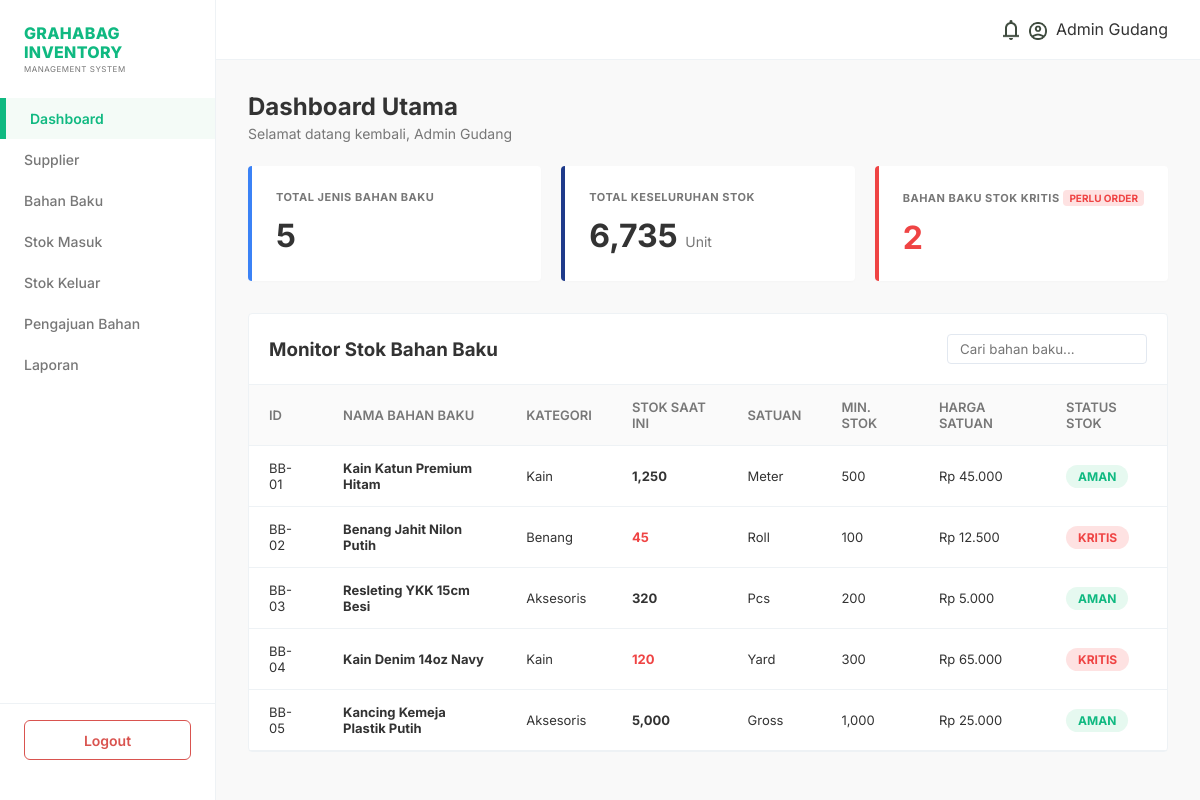
/pages/dashboard.php (signed in), run on the app's committed database.
### tables this page shows
CREATE TABLE material (
    material_id INT AUTO_INCREMENT PRIMARY KEY,
    category_id INT NOT NULL,
    material_name VARCHAR(100) NOT NULL,
    stock INT NOT NULL DEFAULT 0,
    unit VARCHAR(255) NOT NULL,
    minimum_stock INT NOT NULL DEFAULT 0,
    price DECIMAL(10,2) NOT NULL,
    FOREIGN KEY (category_id) REFERENCES category_id(category_id)
);

CREATE TABLE category_id (
    category_id INT AUTO_INCREMENT PRIMARY KEY,
    category_name VARCHAR(50) NOT NULL
);

### pages/dashboard.php (the view, shortened to what this page needs)
<?php
require_once '../includes/db_connect.php';
require_once '../includes/header.php';
require_once '../includes/sidebar.php';
$total_jenis_res = $conn->query("SELECT COUNT(*) as total FROM material");
$total_jenis = $total_jenis_res->fetch_assoc()['total'];
$total_stok_res = $conn->query("SELECT SUM(stock) as total FROM material");
$total_stok = $total_stok_res->fetch_assoc()['total'] ?? 0;
$stok_kritis_res = $conn->query("SELECT COUNT(*) as total FROM material WHERE stock <= minimum_stock");
$stok_kritis = $stok_kritis_res->fetch_assoc()['total'];
$query_material = "SELECT m.*, c.category_name FROM material m
                   JOIN category_id c ON m.category_id = c.category_id";
$materials = $conn->query($query_material);
?>
<div class="dashboard-header">
    <h1 class="page-title">Dashboard Utama</h1>
    <p class="welcome-text">Selamat datang kembali, <?php echo $_SESSION['full_name']; ?></p>
</div>
<div class="summary-cards">
    <div class="card card-blue">
        <h3>TOTAL JENIS BAHAN BAKU</h3>
        <p class="card-value"><?php echo $total_jenis; ?></p>
    </div>
    <div class="card card-dark-blue">
        <h3>TOTAL KESELURUHAN STOK</h3>
        <p class="card-value"><?php echo number_format($total_stok); ?> <span class="card-unit">Unit</span></p>
    </div>
    <div class="card card-red">
        <div class="card-red-header">
            <h3>BAHAN BAKU STOK KRITIS</h3>
            <span class="badge-order">PERLU ORDER</span>
        </div>
        <p class="card-value value-red"><?php echo $stok_kritis; ?></p>
    </div>
</div>
<div class="content-table-wrapper">
    <div class="table-header-actions">
        <h3>Monitor Stok Bahan Baku</h3>
        <div class="search-sub-box">
            <input type="text" id="tableSearch" placeholder="Cari bahan baku...">
        </div>
    </div>
    <table class="data-table">
        <thead>
            <tr>
                <th>ID</th>
                <th>NAMA BAHAN BAKU</th>
                <th>KATEGORI</th>
                <th>STOK SAAT INI</th>
                <th>SATUAN</th>
                <th>MIN. STOK</th>
                <th>HARGA SATUAN</th>
                <th>STATUS STOK</th>
            </tr>
        </thead>
        <tbody>
            <?php while($row = $materials->fetch_assoc()):
                $is_kritis = $row['stock'] <= $row['minimum_stock'];
                $status_class = $is_kritis ? 'badge-critical' : 'badge-safe';
                $status_text = $is_kritis ? 'KRITIS' : 'AMAN';
                $stock_class = $is_kritis ? 'text-danger-bold' : 'text-normal-bold';
            ?>
            <tr>
                <td>BB-0<?php echo $row['material_id']; ?></td>
                <td><strong><?php echo $row['material_name']; ?></strong></td>
                <td><?php echo $row['category_name']; ?></td>
                <td class="<?php echo $stock_class; ?>"><?php echo number_format($row['stock']); ?></td>
                <td><?php echo $row['unit']; ?></td>
                <td><?php echo number_format($row['minimum_stock']); ?></td>
                <td>Rp <?php echo number_format($row['price'], 0, ',', '.'); ?></td>
                <td><span class="pill-stok <?php echo $status_class; ?>"><?php echo $status_text; ?></span></td>
            </tr>
            <?php endwhile; ?>
        </tbody>
    </table>
</div>
</body>
</html>

### assets/style.css (style rules this page uses)
:root { --main-green: #10b981; --light-green: #76c800; --pale-white: #f9f9f9; --light-gray: #f4f4f4; --accent-blue: #4fa3f7; --text-main: #333333; --text-secondary: #777777; --error-red: #d9534f; --success-green: #5cb85c; --border-color: #eef2f5; }
* { box-sizing: border-box; margin: 0; padding: 0; font-family: 'Inter', sans-serif; }
body { background-color: var(--pale-white); color: var(--text-main); }
.dashboard-header { margin-bottom: 24px; }
.page-title { font-size: 24px; font-weight: 700; }
.welcome-text { font-size: 14px; color: var(--text-secondary); margin-top: 4px; }
.summary-cards { display: grid; grid-template-columns: repeat(3, 1fr); gap: 20px; margin-bottom: 32px; }
.card { background: #ffffff; padding: 24px; border-radius: 4px; border-left: 4px solid var(--accent-blue); box-shadow: 0 1px 3px rgba(0,0,0,0.02); }
.card h3 { font-size: 11px; color: var(--text-secondary); letter-spacing: 0.5px; }
.card-value { font-size: 32px; font-weight: 700; margin-top: 12px; }
.card-blue { border-left-color: #3b82f6; }
.card-dark-blue { border-left-color: #1e3a8a; }
.card-red { border-left-color: #ef4444; }
.card-red-header { display: flex; justify-content: space-between; align-items: center; }
.badge-order { background-color: #fee2e2; color: #ef4444; font-size: 10px; font-weight: 700; padding: 2px 6px; border-radius: 4px; }
.value-red { color: #ef4444; }
.card-unit { font-size: 14px; color: var(--text-secondary); font-weight: normal; }
.content-table-wrapper { background: #ffffff; border: 1px solid var(--border-color); border-radius: 4px; }
.table-header-actions { padding: 20px; display: flex; justify-content: space-between; align-items: center; border-bottom: 1px solid var(--border-color); }
.search-sub-box input { padding: 6px 12px; border-radius: 4px; border: 1px solid #e2e8f0; width: 200px; }
.data-table { width: 100%; border-collapse: collapse; text-align: left; font-size: 13px; }
.data-table th { background-color: #fafafa; padding: 14px 20px; font-weight: 600; color: var(--text-secondary); border-bottom: 1px solid var(--border-color); }
.data-table td { padding: 14px 20px; border-bottom: 1px solid var(--border-color); }
.text-danger-bold { color: #ef4444; font-weight: 700; }
.text-normal-bold { font-weight: 700; }
.pill-stok { display: inline-block; padding: 4px 12px; border-radius: 12px; font-size: 12px; font-weight: 700; }
.badge-safe { background-color: #e6f9f0; color: #10b981; }
.badge-critical { background-color: #fee2e2; color: #ef4444; }

### data on the page
material: material_id "1", material_name "Kain Katun Premium Hitam", category.category_name "Kain", stock "1,250", unit "Meter", minimum_stock "500", price "45.000", status_text "AMAN"
material: material_id "2", material_name "Benang Jahit Nilon Putih", category.category_name "Benang", stock "45", unit "Roll", minimum_stock "100", price "12.500", status_text "KRITIS"
material: material_id "3", material_name "Resleting YKK 15cm Besi", category.category_name "Aksesoris", stock "320", unit "Pcs", minimum_stock "200", price "5.000", status_text "AMAN"
material: material_id "4", material_name "Kain Denim 14oz Navy", category.category_name "Kain", stock "120", unit "Yard", minimum_stock "300", price "65.000", status_text "KRITIS"
material: material_id "5", material_name "Kancing Kemeja Plastik Putih", category.category_name "Aksesoris", stock "5,000", unit "Gross", minimum_stock "1,000", price "25.000", status_text "AMAN"

### other printed values
$_SESSION['full_name'] "Admin Gudang"
$total_jenis "5"
$total_stok "6,735"
$stok_kritis "2"
